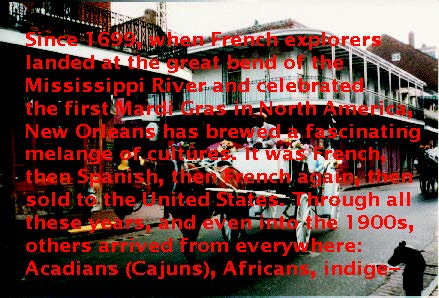
%> input picture Homework/HW5/Resources/P5/P5.jpg, 439 x 298 px
$ octave HW5P5_1.m   (GNU Octave 9; MATLAB toolbox functions it lacks are replaced by stand-ins)
%> lines starting %> are read from the running program, lines starting %| are printed output that depends on the picture; in (x1, y1, x2, y2) boxes, pixels count from 0 and x2, y2 are one past the last pixel; in counts of white or black regions, pixels touching at a corner belong together; the program's own positions count from 1
% Author: Chongyang
% Date: 2016/06/05
% Main function for image inpainting based on OMP and KSVD
% Case 1: Interpolation
% Case 2: OMP
% Case 3: KSVD
clc
clear all;
close all;


bb=8; % block size
K=256; % number of atoms in the dictionary
overlap = 3; %number of pixels between consecutive patches
J = 10;  % Number of iteration in KSVD

%img =imread('Test_Fig2_Missing.png');

I = imread('~/ML/2019S/HW5/Resources/P5/P5.jpg');
%> I is the input picture: size 298x439x3 uint8; mean R, G, B 107.2, 69, 64.9
img = I;
for i = 1:298
    for j = 1:439
        if (I(i,j,1)>=190) && (I(i,j,2)<=60) && (I(i,j,3)<=60)
            img(i,j,1) = 0;
            img(i,j,2) = 0;
            img(i,j,3) = 0;
            img(i-1,j,1) = 0;
            img(i-1,j,2) = 0;
            img(i-1,j,3) = 0;
            img(i+1,j,1) = 0;
            img(i+1,j,2) = 0;
            img(i+1,j,3) = 0;
            img(i,j-1,1) = 0;
            img(i,j-1,2) = 0;
            img(i,j-1,3) = 0;
            img(i,j+1,1) = 0;
            img(i,j+1,2) = 0;
            img(i,j+1,3) = 0;

% [15 lines of commented-out code are left out]


        end
    end
end
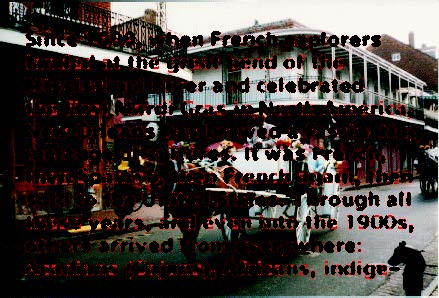
%> img: size 298x439x3 uint8; mean R, G, B 70.1, 62.4, 59.1
figure;

imshowpair(I,img,'montage');
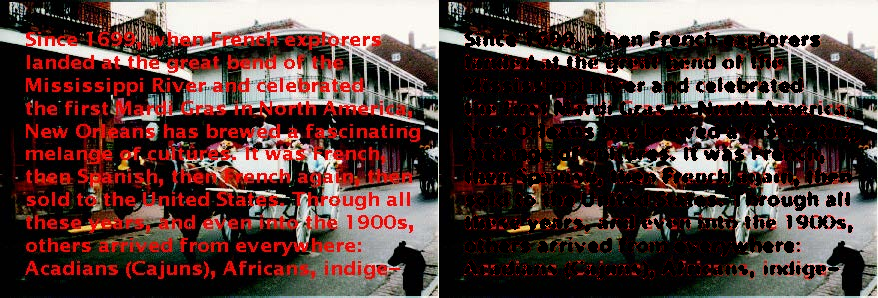
%> displayed picture: size 298x878x3, on the screen's scale of 0 to 255; mean R, G, B 88.7, 65.7, 62

Case = 2;
switch Case
    %% Interpolation
    case 1
        Mask = double(~(img(:,:,1)==0));
        for channel = 1:3
            IMin0 = img(:,:,channel);
            IMin0= double(IMin0);
            out(:,:,channel) = Interpolation(IMin0,~Mask);
        end
        imshow(uint8(out))
        imwrite(uint8(out),strcat('Test1_Interpolation_Result','.png'),'png')
    %% OMP
    case 2
        [N,M,dim]=size(img);
%> N = 298; M = 439; dim = 3
        img = double(img);
%> img: size 298x439x3 double
        NN = ceil((N-bb)/overlap) * overlap + bb;
%> NN = 299
        MM = ceil((M-bb)/overlap) * overlap + bb;
%> MM = 440
        img_new = 255 * zeros(NN,MM,dim);
        img_new(1:N,1:M,:) = img;
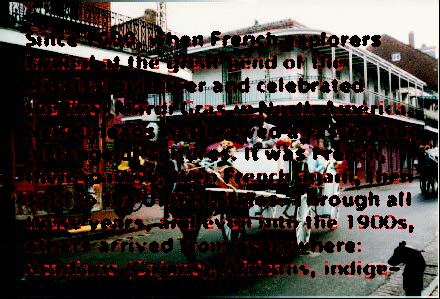
%> img_new: size 299x440x3 double; mean R, G, B 69.7, 62.1, 58.8
        %imshow(uint8(img_new))


        %Compute mask and extracting its patches
        Mask = double(~(img_new(:,:,1)==0));
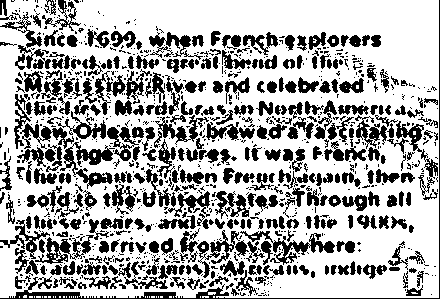
%> Mask: size 299x440 double; values 0 (black) and 1 (white), 68.1% white; 1038 black regions (695 under 20 px), largest, box (x1, y1, x2, y2) and area: (0, 0, 440, 299) 1496, (60, 142, 115, 189) 930, (240, 231, 335, 265) 839
%> (the run ends here)
